Frame 1 (no input): blank canvas, image omitted
Frame 60 (the mouse pressed at the canvas centre just before this capture): blank canvas, image omitted
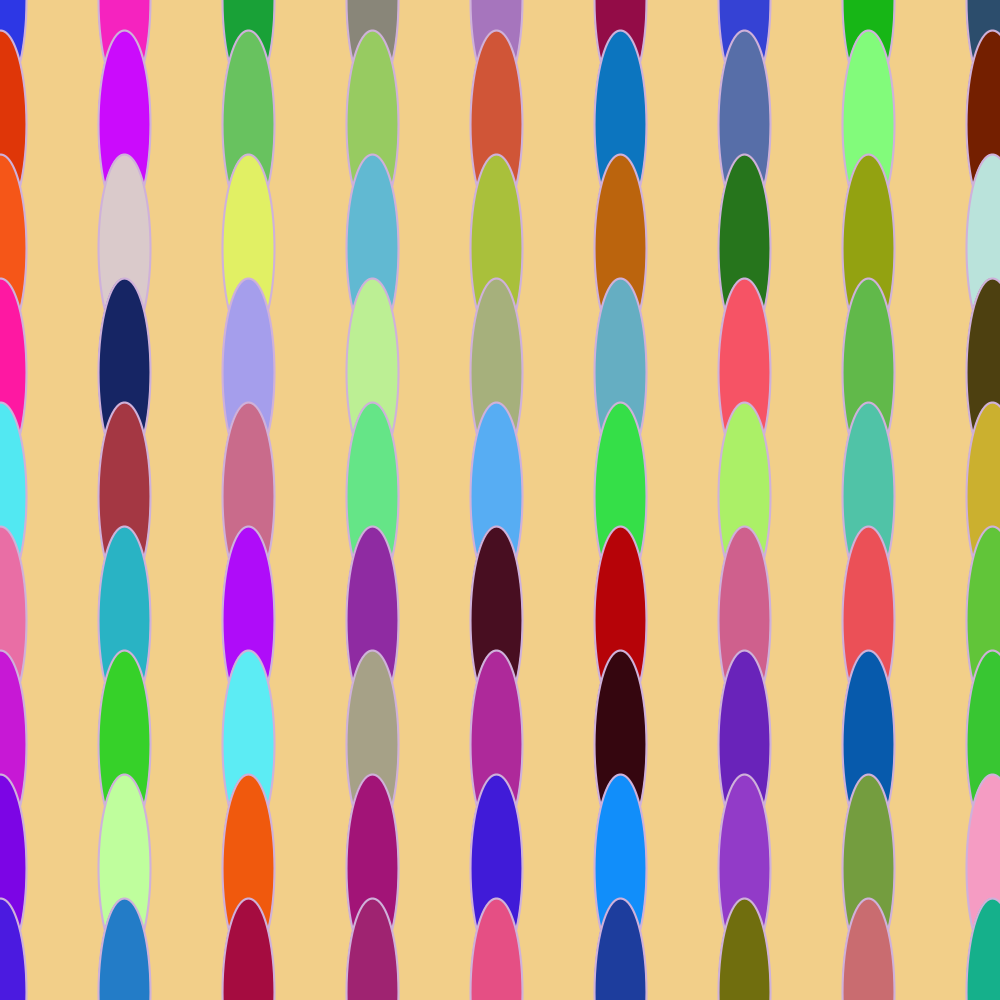
Frame 120 (the mouse held since frame 60 and released just before this capture)

The Processing sketch whose frames 1 and 60 were blank and that drew this single picture after the mouse press (run headless with seeded random() and noise(); from frame 60 on, the mouse is pressed at the canvas centre):

// Processing sketch: sketch_DO_NOT_TOUCH_MURDERS_EYES________
// ── sketch_DO_NOT_TOUCH_MURDERS_EYES________.pde
int x;
int y;
int step = 110;
int d=100;
int d2=100;

void setup(){
size(1000,1000);
frameRate(100);

}

void draw(){
if(mousePressed){
strokeWeight(random(2,20));
background(random(0,255),random(0,255),random(0,255));
stroke(random(0,255),random(0,255),random(0,255));
d=int(random(50,250));
d2=int(random(50,250));
for( y=0; y<height; y=y+step ){
  for(x=0; x<width; x=x+step ){
    fill(random(0,255),random(0,255),random(0,255));
    ellipse(x,y,d,d2);
  }
}
}

step=int(random(100,300));

if(step<100){
step=100;
}
}
